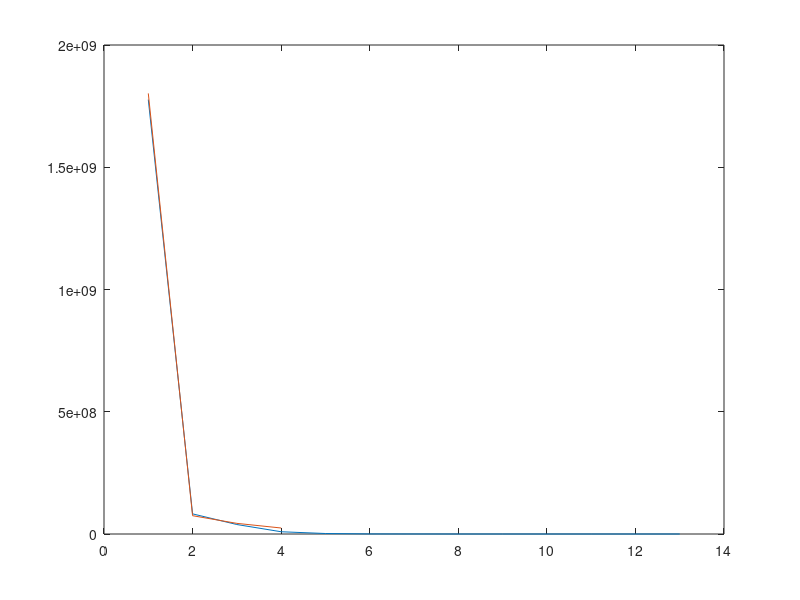

MATLAB code to generate this figure:
clc;
clear;

spectra = zeros(13,1);
spectra1 = zeros(4,1);
igrf13 = load('IGRF13coeffs.dat');
coeffs = load('coeffs.dat');

index = 1;
for n = 1:13
    for m = 0:n
        spectra(n) = spectra(n) + (igrf13(index))^2;
        index = index + 1;
        spectra(n) = spectra(n) + (igrf13(index))^2;
        index = index + 1;
    end
    spectra(n) = (n + 1) * spectra(n);
end

index = 1;
for n = 1:4
    for m = 0:n
        spectra1(n) = spectra1(n) + (coeffs(index))^2;
        index = index + 1;
        spectra1(n) = spectra1(n) + (coeffs(index))^2;
        index = index + 1;
    end
    spectra1(n) = (n + 1) * spectra1(n);
end

x = 1:13;
y = 1:4;
plot(x,spectra,y,spectra1);